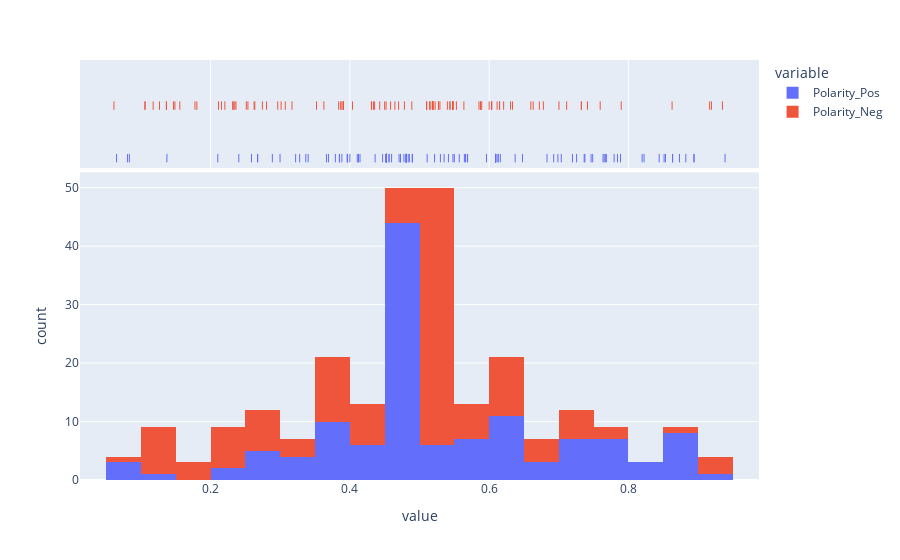

Write notebook code for a chart like this one.
### Code cell
fig = px.histogram(feeling[["Polarity_Pos",'Polarity_Neg']], x=["Polarity_Pos",'Polarity_Neg'], marginal="rug")
fig.show()
